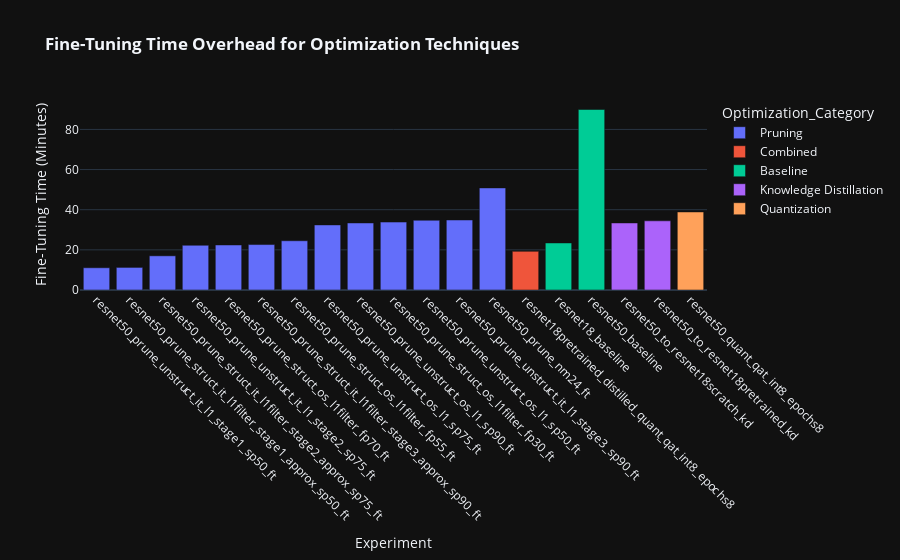

Notebook source saved alongside this figure:
### Code cell
# --- Idea 6: Training Cost Bar Chart ---

# Filter for experiments that actually had a fine-tuning step
training_cost_df = df[df['FT_Time_seconds'] > 0].copy()

# Convert seconds to minutes for better readability
training_cost_df['FT_Time_minutes'] = training_cost_df['FT_Time_seconds'] / 60

bar_fig = px.bar(
    training_cost_df.sort_values('FT_Time_minutes'),
    x="Experiment_ID",
    y="FT_Time_minutes",
    color="Optimization_Category",
    title="<b>Fine-Tuning Time Overhead for Optimization Techniques</b>",
    labels={'FT_Time_minutes': 'Fine-Tuning Time (Minutes)', 'Experiment_ID': 'Experiment'},
    template='plotly_dark',
    hover_data=['FT_Epochs_Run', 'Top_1_Acc_Percent']
)
bar_fig.update_xaxes(tickangle=45) # Angle the x-axis labels to prevent overlap
bar_fig.show()
bar_fig.write_html("training_cost_barchart.html")

### Figure 1 — Plotly figure (JSON) as saved in the notebook; plotly's stock layout.template omitted (floating-point values rounded to 4 significant figures)
{"data": [{"customdata": [[5.0, 66.06], [5.0, 49.94], [10.0, 29.82], [10.0, 61.95], [15.0, 5.71], [15.0, 13.08], [15.0, 22.07], [15.0, 62.4], [15.0, 41.83], [15.0, 54.78], [15.0, 66.45], [15.0, 46.5], [15.0, 64.26]], "hovertemplate": "Optimization_Category=Pruning<br>Experiment=%{x}<br>Fine-Tuning Time (Minutes)=%{y}<br>FT_Epochs_Run=%{customdata[0]}<br>Top_1_Acc_Percent=%{customdata[1]}<extra></extra>", "legendgroup": "Pruning", "marker": {"color": "#636efa", "pattern": {"shape": ""}}, "name": "Pruning", "orientation": "v", "showlegend": true, "textposition": "auto", "type": "bar", "x": ["resnet50_prune_unstruct_it_l1_stage1_sp50_ft", "resnet50_prune_struct_it_l1filter_stage1_approx_sp50_ft", "resnet50_prune_struct_it_l1filter_stage2_approx_sp75_ft", "resnet50_prune_unstruct_it_l1_stage2_sp75_ft", "resnet50_prune_struct_os_l1filter_fp70_ft", "resnet50_prune_struct_it_l1filter_stage3_approx_sp90_ft", "resnet50_prune_struct_os_l1filter_fp55_ft", "resnet50_prune_unstruct_os_l1_sp75_ft", "resnet50_prune_unstruct_os_l1_sp90_ft", "resnet50_prune_struct_os_l1filter_fp30_ft", "resnet50_prune_unstruct_os_l1_sp50_ft", "resnet50_prune_unstruct_it_l1_stage3_sp90_ft", "resnet50_prune_nm24_ft"], "xaxis": "x", "y": [11.09, 11.26, 17.03, 22.29, 22.44, 22.64, 24.54, 32.42, 33.41, 33.84, 34.76, 34.88, 50.86], "yaxis": "y"}, {"customdata": [[8.0, 53.56]], "hovertemplate": "Optimization_Category=Combined<br>Experiment=%{x}<br>Fine-Tuning Time (Minutes)=%{y}<br>FT_Epochs_Run=%{customdata[0]}<br>Top_1_Acc_Percent=%{customdata[1]}<extra></extra>", "legendgroup": "Combined", "marker": {"color": "#EF553B", "pattern": {"shape": ""}}, "name": "Combined", "orientation": "v", "showlegend": true, "textposition": "auto", "type": "bar", "x": ["resnet18pretrained_distilled_quant_qat_int8_epochs8"], "xaxis": "x", "y": [19.26], "yaxis": "y"}, {"customdata": [[15.0, 50.09], [30.0, 64.95]], "hovertemplate": "Optimization_Category=Baseline<br>Experiment=%{x}<br>Fine-Tuning Time (Minutes)=%{y}<br>FT_Epochs_Run=%{customdata[0]}<br>Top_1_Acc_Percent=%{customdata[1]}<extra></extra>", "legendgroup": "Baseline", "marker": {"color": "#00cc96", "pattern": {"shape": ""}}, "name": "Baseline", "orientation": "v", "showlegend": true, "textposition": "auto", "type": "bar", "x": ["resnet18_baseline", "resnet50_baseline"], "xaxis": "x", "y": [23.44, 89.92], "yaxis": "y"}, {"customdata": [[15.0, 17.64], [15.0, 53.81]], "hovertemplate": "Optimization_Category=Knowledge Distillation<br>Experiment=%{x}<br>Fine-Tuning Time (Minutes)=%{y}<br>FT_Epochs_Run=%{customdata[0]}<br>Top_1_Acc_Percent=%{customdata[1]}<extra></extra>", "legendgroup": "Knowledge Distillation", "marker": {"color": "#ab63fa", "pattern": {"shape": ""}}, "name": "Knowledge Distillation", "orientation": "v", "showlegend": true, "textposition": "auto", "type": "bar", "x": ["resnet50_to_resnet18scratch_kd", "resnet50_to_resnet18pretrained_kd"], "xaxis": "x", "y": [33.41, 34.47], "yaxis": "y"}, {"customdata": [[8.0, 66.35]], "hovertemplate": "Optimization_Category=Quantization<br>Experiment=%{x}<br>Fine-Tuning Time (Minutes)=%{y}<br>FT_Epochs_Run=%{customdata[0]}<br>Top_1_Acc_Percent=%{customdata[1]}<extra></extra>", "legendgroup": "Quantization", "marker": {"color": "#FFA15A", "pattern": {"shape": ""}}, "name": "Quantization", "orientation": "v", "showlegend": true, "textposition": "auto", "type": "bar", "x": ["resnet50_quant_qat_int8_epochs8"], "xaxis": "x", "y": [38.89], "yaxis": "y"}], "layout": {"barmode": "relative", "legend": {"title": {"text": "Optimization_Category"}, "tracegroupgap": 0}, "title": {"text": "<b>Fine-Tuning Time Overhead for Optimization Techniques</b>"}, "xaxis": {"anchor": "y", "domain": [0, 1], "tickangle": 45, "title": {"text": "Experiment"}}, "yaxis": {"anchor": "x", "domain": [0, 1], "title": {"text": "Fine-Tuning Time (Minutes)"}}}}
